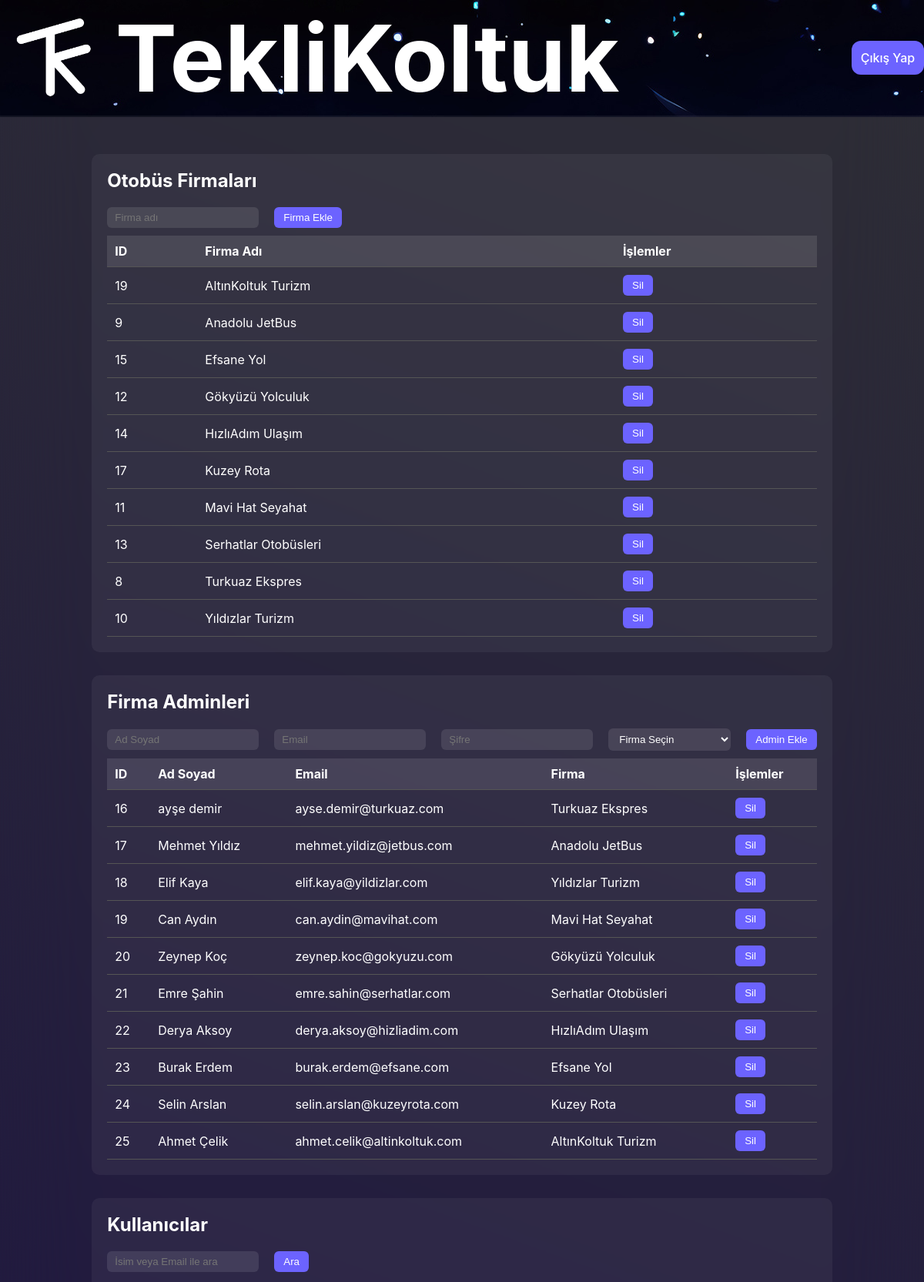
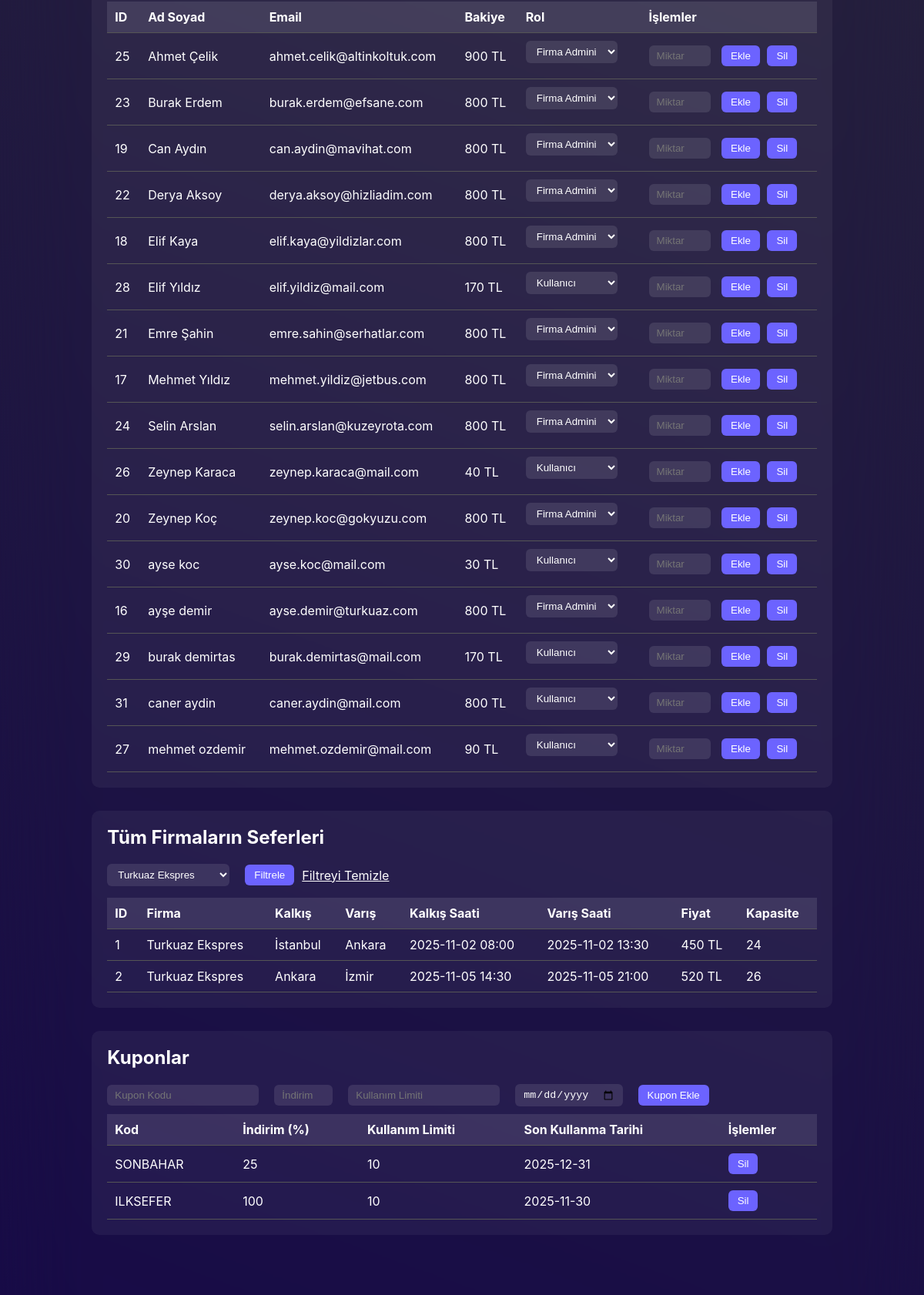
Screenshot of /admin/dashboard.php?company_id=8 (signed in, upper part) with the database file from the repository (2 pictures, top to bottom).
### tables this page shows
CREATE TABLE "BusCompany" (
	"id"	INTEGER,
	"name"	TEXT NOT NULL UNIQUE,
	"logo"	TEXT,
	"created_at"	TEXT NOT NULL DEFAULT (datetime('now')),
	PRIMARY KEY("id" AUTOINCREMENT)
);

CREATE TABLE "User" (
	"id"	INTEGER UNIQUE,
	"name"	TEXT,
	"email"	TEXT NOT NULL UNIQUE,
	"role"	TEXT NOT NULL DEFAULT 'user' CHECK("role" IN ('user', 'company', 'admin')),
	"password"	TEXT NOT NULL,
	"company_id"	TEXT DEFAULT NULL,
	"balance"	INTEGER DEFAULT 800,
	"created_at"	TEXT NOT NULL DEFAULT (datetime('now')),
	PRIMARY KEY("id" AUTOINCREMENT),
	FOREIGN KEY("company_id") REFERENCES "BusCompany"("id") ON DELETE CASCADE
);

CREATE TABLE "Trips" (
	"id"	INTEGER,
	"company_id"	INTEGER NOT NULL,
	"destination_city"	TEXT NOT NULL,
	"arrival_time"	DATETIME NOT NULL,
	"departure_time"	DATETIME NOT NULL,
	"departure_city"	TEXT NOT NULL,
	"price"	INTEGER NOT NULL,
	"capacity"	INTEGER NOT NULL,
	"created_date"	TEXT NOT NULL DEFAULT (datetime('now')),
	PRIMARY KEY("id"),
	FOREIGN KEY("company_id") REFERENCES "BusCompany"("id")
);

CREATE TABLE "Coupons" (
	"id"	TEXT,
	"code"	TEXT NOT NULL,
	"discount"	REAL NOT NULL,
	"usage_limit"	INTEGER NOT NULL,
	"expire_date"	TEXT NOT NULL DEFAULT (datetime('now')),
	"created_at"	TIMESTAMP DEFAULT (datetime('now')),
	"company_id"	INTEGER DEFAULT NULL,
	PRIMARY KEY("id"),
	FOREIGN KEY("company_id") REFERENCES "BusCompany"("id") ON DELETE CASCADE
);

### admin/dashboard.php (the view, shortened to what this page needs)
<?php
require(__DIR__ . '/../db/connect.php');
$currentPage = basename($_SERVER['PHP_SELF']);
$isLoggedIn = isset($_SESSION['User']);
$role = $isLoggedIn ? $_SESSION['User']['role'] : null;
$companies = $db->query("SELECT * FROM BusCompany ORDER BY name ASC")->fetchAll(PDO::FETCH_ASSOC);
$admins = $db->query("
    SELECT u.id, u.name, u.email, COALESCE(c.name, '') AS company_name
    FROM User u
    LEFT JOIN BusCompany c ON u.company_id = c.id
    WHERE u.role = 'company'
")->fetchAll(PDO::FETCH_ASSOC);
$coupons = $db->query("SELECT * FROM Coupons ORDER BY created_at DESC")->fetchAll(PDO::FETCH_ASSOC);
$companyFilter = $_GET['company_id'] ?? null;
$query = "
    SELECT t.*, c.name AS company_name
    FROM Trips t
    INNER JOIN BusCompany c ON t.company_id = c.id
";
$params = [];
if ($companyFilter) {
    $query .= " WHERE t.company_id = ?";
    $params[] = $companyFilter;
}
$query .= " ORDER BY t.departure_time ASC";
$stmt = $db->prepare($query);
$stmt->execute($params);
$all_trips = $stmt->fetchAll(PDO::FETCH_ASSOC);
$userQuery = "SELECT * FROM User WHERE role != 'admin'";
$userParams = [];
$userQuery .= " ORDER BY name ASC";
$users = $db->prepare($userQuery);
$users->execute($userParams);
$users = $users->fetchAll(PDO::FETCH_ASSOC);
?>
<!DOCTYPE html>
<html lang="tr">
<head>
<link rel="stylesheet" href="../styles2.css">
</head>
<?php include("../includes/header.php")?>
<body>
<div class="admin-dashboard">
    <div class="admin-section">
        <h2>Otobüs Firmaları</h2>
        <form action="admin_actions.php" method="POST">
            <input type="text" name="name" placeholder="Firma adı" required>
            <button type="submit">Firma Ekle</button>
        </form>
        <table>
            <tr>
                <th>ID</th>
                <th>Firma Adı</th>
                <th>İşlemler</th>
            </tr>
            <?php foreach($companies as $c): ?>
            <tr>
                <td><?= $c['id'] ?></td>
                <td><?= htmlspecialchars($c['name']) ?></td>
                <td>
                    <form action="admin_actions.php" method="POST" style="display:inline;">
                        <button type="submit" onclick="return confirm('Firma silinecek!')">Sil</button>
                    </form>
                </td>
            </tr>
            <?php endforeach; ?>
        </table>
    </div>
    <div class="admin-section">
        <h2>Firma Adminleri</h2>
        <form action="admin_actions.php" method="POST">
            <input type="text" name="name" placeholder="Ad Soyad" required>
            <input type="email" name="email" placeholder="Email" required>
            <input type="password" name="password" placeholder="Şifre" required>
            <select name="company_id" required>
                <option value="">Firma Seçin</option>
            </select>
            <button type="submit">Admin Ekle</button>
        </form>
        <table>
            <tr>
                <th>ID</th>
                <th>Ad Soyad</th>
                <th>Email</th>
                <th>Firma</th>
                <th>İşlemler</th>
            </tr>
            <?php foreach($admins as $a): ?>
<tr>
    <td><?= htmlspecialchars($a['id'] ?? '') ?></td>
    <td><?= htmlspecialchars($a['name'] ?? '') ?></td>
    <td><?= htmlspecialchars($a['email'] ?? '') ?></td>
    <td><?= htmlspecialchars($a['company_name'] ?? '—') ?></td>
    <td>
        <form action="admin_actions.php" method="POST" style="display:inline;">
            <button type="submit" onclick="return confirm('Admin silinecek!')">Sil</button>
        </form>
    </td>
</tr>
            <?php endforeach; ?>
        </table>
    </div>
    <div class="admin-section">
        <h2>Kullanıcılar</h2>
        <form method="GET" style="margin-bottom:15px; gap:10px; display:flex; align-items:center; flex-wrap:wrap;">
            <input type="text" name="user_filter" placeholder="İsim veya Email ile ara" value="<?= htmlspecialchars($_GET['user_filter'] ?? '') ?>">
            <button type="submit">Ara</button>
        </form>
        <table>
            <tr>
                <th>ID</th>
                <th>Ad Soyad</th>
                <th>Email</th>
                <th>Bakiye</th>
                <th>Rol</th>
                <th>İşlemler</th>
            </tr>
            <?php if(count($users) > 0): ?>
                <?php foreach($users as $u): ?>
                <tr>
                    <td><?= htmlspecialchars($u['id']) ?></td>
                    <td><?= htmlspecialchars($u['name']) ?></td>
                    <td><?= htmlspecialchars($u['email']) ?></td>
                    <td><?= htmlspecialchars($u['balance'] ?? 0) ?> TL</td>
                    <td>
                        <form action="admin_actions.php" method="POST">
                            <select name="role" onchange="this.form.submit()">
                                <option value="user" <?= $u['role'] === 'user' ? 'selected' : '' ?>>Kullanıcı</option>
                                <option value="company" <?= $u['role'] === 'company' ? 'selected' : '' ?>>Firma Admini</option>
                            </select>
                        </form>
                    </td>
                    <td>
                        <form action="admin_actions.php" method="POST" style="display:inline; margin-right:5px;">
                            <input type="number" name="amount" placeholder="Miktar" style="width:80px;" required>
                            <button type="submit">Ekle</button>
                        </form>
                        <form action="admin_actions.php" method="POST" style="display:inline;">
                            <button type="submit" onclick="return confirm('Kullanıcı silinecek!')">Sil</button>
                        </form>
                    </td>
                </tr>
                <?php endforeach; ?>
            <?php else: ?>
                <tr>
                    <td colspan="6" style="text-align:center; color:#bbb;">Kullanıcı bulunamadı.</td>
                </tr>
            <?php endif; ?>
        </table>
    </div>
    <div class="admin-section">
        <h2>Tüm Firmaların Seferleri</h2>
        <form method="GET" style="margin-bottom:15px; gap:10px; display:flex; align-items:center; flex-wrap:wrap;">
            <select name="company_id">
                <?php foreach($companies as $c): ?>
                    <option value="<?= $c['id'] ?>" <?= ($companyFilter == $c['id']) ? 'selected' : '' ?>>
                        <?= htmlspecialchars($c['name']) ?>
                    </option>
                <?php endforeach; ?>
            </select>
            <button type="submit">Filtrele</button>
            <?php if($companyFilter): ?>
                <a href="dashboard.php" style="color:#fff; text-decoration:underline;">Filtreyi Temizle</a>
            <?php endif; ?>
        </form>
        <table>
            <tr>
                <th>ID</th>
                <th>Firma</th>
                <th>Kalkış</th>
                <th>Varış</th>
                <th>Kalkış Saati</th>
                <th>Varış Saati</th>
                <th>Fiyat</th>
                <th>Kapasite</th>
            </tr>
            <?php if(count($all_trips) > 0): ?>
                <?php foreach($all_trips as $trip): ?>
                <tr>
                    <td><?= $trip['id'] ?></td>
                    <td><?= htmlspecialchars($trip['company_name']) ?></td>
                    <td><?= htmlspecialchars($trip['departure_city']) ?></td>
                    <td><?= htmlspecialchars($trip['destination_city']) ?></td>
                    <td><?= htmlspecialchars($trip['departure_time']) ?></td>
                    <td><?= htmlspecialchars($trip['arrival_time']) ?></td>
                    <td><?= htmlspecialchars($trip['price']) ?> TL</td>
                    <td><?= htmlspecialchars($trip['capacity']) ?></td>
                </tr>
                <?php endforeach; ?>
            <?php else: ?>
                <tr>
                    <td colspan="8" style="text-align:center; color:#bbb;">Sefer bulunamadı.</td>
                </tr>
            <?php endif; ?>
        </table>
    </div>
    <div class="admin-section">
        <h2>Kuponlar</h2>
        <form action="admin_actions.php" method="POST">
            <input type="text" name="code" placeholder="Kupon Kodu" required>
            <input type="number" name="discount" placeholder="İndirim (%)" min="0" max="100" required>
            <input type="number" name="usage_limit" placeholder="Kullanım Limiti" min="1" required>
            <input type="date" name="expire_date" required>
            <button type="submit">Kupon Ekle</button>
        </form>
        <table>
            <tr>
                <th>Kod</th>
                <th>İndirim (%)</th>
                <th>Kullanım Limiti</th>
                <th>Son Kullanma Tarihi</th>
                <th>İşlemler</th>
            </tr>
            <?php foreach($coupons as $c): ?>
            <tr>
                <td><?= htmlspecialchars($c['code']) ?></td>
                <td><?= $c['discount'] ?></td>
                <td><?= $c['usage_limit'] ?></td>
                <td><?= htmlspecialchars($c['expire_date']) ?></td>
                <td>
                    <form action="admin_actions.php" method="POST" style="display:inline;">
                        <button type="submit" onclick="return confirm('Kupon silinecek!')">Sil</button>
                    </form>
                </td>
            </tr>
            <?php endforeach; ?>
        </table>
    </div>
</div>
<?php include("../includes/footer.php")?>
</body>
</html>

### includes/header.php (shortened to what this page needs)
<header class="header">
  <div class="header__container">
    <a href="../index.php"><img src="../harf.png" alt="Logo" class="header__logo"></a>
    <h1 class="header__title"><a href="../index.php">TekliKoltuk</a></h1>
    <div class="header__right">
    <?php if ($role === 'user'): ?>
                <?php if ($currentPage === 'profil.php'): ?>
                    <a href="../public/travlers.php" class="header__btn">Seferler</a>
                    <a href="../public/logout.php" class="header__btn">Çıkış Yap</a>
                <?php elseif ($currentPage === 'travlers.php'): ?>
                    <a href="../public/profil.php" class="header__btn">Profilim</a>
                    <a href="../public/logout.php" class="header__btn">Çıkış Yap</a>
                <?php elseif ($currentPage === 'buy.php'): ?>
                    <a href="../public/travlers.php" class="header__btn">Seferler</a>
                    <a href="../public/logout.php" class="header__btn">Çıkış Yap</a>
                    <?php endif?>
    <?php elseif ($role === 'admin'): ?>
                <?php if ($currentPage === 'dashboard.php'): ?>
                    <a href="../public/logout.php" class="header__btn">Çıkış Yap</a>
                    <?php endif?>
    <?php endif ?>
    </div>
    </div>
</header>

### includes/footer.php (shortened to what this page needs)
</body>

### styles2.css (style rules this page uses)
:root { --hero-height: min(72vh, 720px); --max-width: 1200px; --accent: #6C63FF; --glass: rgba(255,255,255,0.06); --overlay: linear-gradient(135deg, rgba(108,99,255,0.45), rgba(0,0,0,0.25)); --radius: 12px; --transition: 220ms cubic-bezier(.2,.9,.3,1); --font-sans: "Inter", system-ui, -apple-system, "Segoe UI", Roboto, "Helvetica Neue", Arial; }
* { margin: 0; padding: 0; box-sizing: border-box; }
body { font-family: var(--font-sans); background: linear-gradient(200deg, #2e2e35, #160948); color: #fff; min-height: 100vh; display: flex; backdrop-filter: blur(50px); flex-direction: column; }
.header { position: fixed; top: 0; left: 0; width: 100%; background-image: url('4k.jpg'); border-bottom: 2px solid rgba(255,255,255,0.06); z-index: 1000; }
.header a { color:#fff; text-decoration: none; transition: color 0.2s ease; }
.header__container { display: flex; align-items: center; justify-content: space-between; width: 100%; margin: 0 auto; padding: 0 0; max-width: var(--max-width); }
.header__title { position: relative; flex: 2; font-size: 120px; font-weight: 100%; color: #fff; font-family: var(--font-sans); }
.header__title a { color: inherit; text-decoration: none; display: inline-block; transition: transform 0.25s ease, color 0.25s ease; }
.header__logo { position: relative; height: 150px; width: auto; object-fit: contain; display: flex; overflow: hidden; }
.header__right { flex: 5; display: flex; justify-content: flex-end; gap: 12px; }
.header__btn { padding: 3%; background: var(--accent); color: #fff; border-radius: var(--radius); text-decoration: none; font-weight: 500; transition: background var(--transition); }

### admin/dashboard.php (style rules this page uses)
body { padding-top: 150px; }
.admin-dashboard { max-width: 1200px; margin: 50px auto; color: #fff; }
.admin-section { background: rgba(255,255,255,0.05); padding: 20px; border-radius: 10px; margin-bottom: 30px; }
.admin-section h2 { margin-bottom: 20px; }
table { width: 100%; border-collapse: collapse; }
th, td { padding: 10px; text-align: left; border-bottom: 1px solid #555; }
th { background: rgba(255,255,255,0.1); }
input, select { padding: 6px 10px; border-radius: 6px; border: none; background: rgba(255,255,255,0.1); color: #fff; margin-right: 10px; }
button { background: var(--accent); border: none; padding: 6px 12px; border-radius: 6px; color: #fff; cursor: pointer; }
form { display: flex; flex-wrap: wrap; align-items: center; margin-bottom: 10px; gap:10px; }

### rows the page displays
buscompany: id "19", name "AltınKoltuk Turizm"
buscompany: id "9", name "Anadolu JetBus"
buscompany: id "15", name "Efsane Yol"
buscompany: id "12", name "Gökyüzü Yolculuk"
buscompany: id "14", name "HızlıAdım Ulaşım"
buscompany: id "17", name "Kuzey Rota"
buscompany: id "11", name "Mavi Hat Seyahat"
buscompany: id "13", name "Serhatlar Otobüsleri"
buscompany: id "8", name "Turkuaz Ekspres"
buscompany: id "10", name "Yıldızlar Turizm"
user: id "16", name "ayşe demir", email "ayse.demir@turkuaz.com", company_name "Turkuaz Ekspres", balance "800", role "Firma Admini"
user: id "17", name "Mehmet Yıldız", email "mehmet.yildiz@jetbus.com", company_name "Anadolu JetBus", balance "800", role "Firma Admini"
user: id "18", name "Elif Kaya", email "elif.kaya@yildizlar.com", company_name "Yıldızlar Turizm", balance "800", role "Firma Admini"
user: id "19", name "Can Aydın", email "can.aydin@mavihat.com", company_name "Mavi Hat Seyahat", balance "800", role "Firma Admini"
user: id "20", name "Zeynep Koç", email "zeynep.koc@gokyuzu.com", company_name "Gökyüzü Yolculuk", balance "800", role "Firma Admini"
user: id "21", name "Emre Şahin", email "emre.sahin@serhatlar.com", company_name "Serhatlar Otobüsleri", balance "800", role "Firma Admini"
user: id "22", name "Derya Aksoy", email "derya.aksoy@hizliadim.com", company_name "HızlıAdım Ulaşım", balance "800", role "Firma Admini"
user: id "23", name "Burak Erdem", email "burak.erdem@efsane.com", company_name "Efsane Yol", balance "800", role "Firma Admini"
user: id "24", name "Selin Arslan", email "selin.arslan@kuzeyrota.com", company_name "Kuzey Rota", balance "800", role "Firma Admini"
user: id "25", name "Ahmet Çelik", email "ahmet.celik@altinkoltuk.com", company_name "AltınKoltuk Turizm", balance "900", role "Firma Admini"
user: id "28", name "Elif Yıldız", email "elif.yildiz@mail.com", balance "170", role "Kullanıcı"
user: id "26", name "Zeynep Karaca", email "zeynep.karaca@mail.com", balance "40", role "Kullanıcı"
user: id "30", name "ayse koc", email "ayse.koc@mail.com", balance "30", role "Kullanıcı"
user: id "29", name "burak demirtas", email "burak.demirtas@mail.com", balance "170", role "Kullanıcı"
user: id "31", name "caner aydin", email "caner.aydin@mail.com", balance "800", role "Kullanıcı"
user: id "27", name "mehmet ozdemir", email "mehmet.ozdemir@mail.com", balance "90", role "Kullanıcı"
trips: id "1", company.name "Turkuaz Ekspres", departure_city "İstanbul", destination_city "Ankara", departure_time "2025-11-02 08:00", arrival_time "2025-11-02 13:30", price "450", capacity "24"
trips: id "2", company.name "Turkuaz Ekspres", departure_city "Ankara", destination_city "İzmir", departure_time "2025-11-05 14:30", arrival_time "2025-11-05 21:00", price "520", capacity "26"
coupons: code "SONBAHAR", discount "25", usage_limit "10", expire_date "2025-12-31"
coupons: code "ILKSEFER", discount "100", usage_limit "10", expire_date "2025-11-30"

### other values shown
form field company_id "Turkuaz Ekspres"
